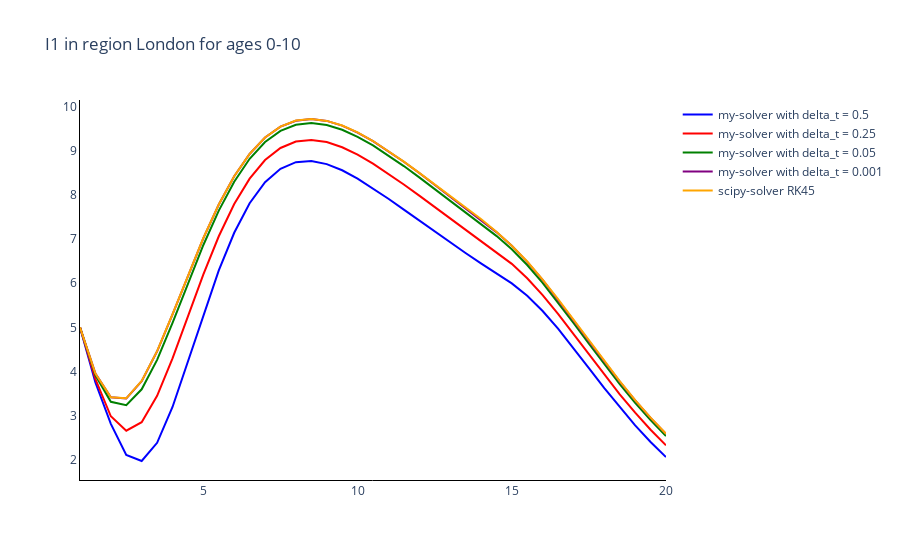

The cell this chart's notebook holds for it:
### Markdown cell above
### Plot the first infectious comparment for one region (London) and one age group (0-10)

### Code cell
# Trace names - represent the solver used for the simulation
trace_name = ['my-solver with delta_t = {}'.format(ts) for ts in time_steps]
trace_name.append('scipy-solver {}'.format(scipy_method))

# Compartment list - type and age
fig = go.Figure()

# Plot (line plot for each method of simulation)
for o, out in enumerate(outputs):
    fig.add_trace(
        go.Scatter(
            y=out[:, 3*len(age_groups)],
            x=parameters.regional_parameters.times,
            mode='lines',
            name=trace_name[o],
            line_color=colours[o]
        )
    )

# Add axis labels
fig.update_layout(
    boxmode='group',
    title='I1 in region {} for ages {}'. format(regions[0], age_groups[0]),
    plot_bgcolor='white',
    xaxis=dict(linecolor='black'),
    yaxis=dict(linecolor='black'),
    )

fig.write_image('images/Toy.pdf')
fig.show()

### Figure 1 — Plotly figure (JSON) as saved in the notebook; plotly's stock layout.template omitted (floating-point values rounded to 4 significant figures)
{"data": [{"line": {"color": "blue"}, "mode": "lines", "name": "my-solver with delta_t = 0.5", "type": "scatter", "x": [1, 1.5, 2, 2.5, 3, 3.5, 4, 4.5, 5, 5.5, 6, 6.5, 7, 7.5, 8, 8.5, 9, 9.5, 10, 10.5, 11, 11.5, 12, 12.5, 13, 13.5, 14, 14.5, 15, 15.5, 16, 16.5, 17, 17.5, 18, 18.5, 19, 19.5, 20], "y": [5, 3.75, 2.812, 2.109, 1.97, 2.383, 3.194, 4.219, 5.292, 6.292, 7.145, 7.813, 8.293, 8.595, 8.745, 8.771, 8.701, 8.561, 8.373, 8.154, 7.916, 7.669, 7.419, 7.17, 6.925, 6.685, 6.45, 6.22, 5.996, 5.717, 5.371, 4.969, 4.53, 4.075, 3.622, 3.186, 2.776, 2.399, 2.059]}, {"line": {"color": "red"}, "mode": "lines", "name": "my-solver with delta_t = 0.25", "type": "scatter", "x": [1, 1.5, 2, 2.5, 3, 3.5, 4, 4.5, 5, 5.5, 6, 6.5, 7, 7.5, 8, 8.5, 9, 9.5, 10, 10.5, 11, 11.5, 12, 12.5, 13, 13.5, 14, 14.5, 15, 15.5, 16, 16.5, 17, 17.5, 18, 18.5, 19, 19.5, 20], "y": [5, 3.828, 2.983, 2.656, 2.85, 3.447, 4.296, 5.252, 6.201, 7.065, 7.796, 8.372, 8.792, 9.066, 9.212, 9.25, 9.2, 9.083, 8.916, 8.712, 8.484, 8.239, 7.986, 7.729, 7.471, 7.214, 6.961, 6.712, 6.44, 6.113, 5.73, 5.304, 4.849, 4.385, 3.925, 3.482, 3.065, 2.678, 2.326]}, {"line": {"color": "green"}, "mode": "lines", "name": "my-solver with delta_t = 0.05", "type": "scatter", "x": [1, 1.5, 2, 2.5, 3, 3.5, 4, 4.5, 5, 5.5, 6, 6.5, 7, 7.5, 8, 8.5, 9, 9.5, 10, 10.5, 11, 11.5, 12, 12.5, 13, 13.5, 14, 14.5, 15, 15.5, 16, 16.5, 17, 17.5, 18, 18.5, 19, 19.5, 20], "y": [5, 3.914, 3.312, 3.234, 3.595, 4.263, 5.103, 6.0, 6.867, 7.646, 8.302, 8.822, 9.203, 9.455, 9.592, 9.63, 9.587, 9.479, 9.321, 9.124, 8.9, 8.657, 8.401, 8.139, 7.873, 7.607, 7.342, 7.074, 6.77, 6.414, 6.008, 5.565, 5.1, 4.628, 4.163, 3.714, 3.29, 2.896, 2.534]}, {"line": {"color": "purple"}, "mode": "lines", "name": "my-solver with delta_t = 0.001", "type": "scatter", "x": [1, 1.5, 2, 2.5, 3, 3.5, 4, 4.5, 5, 5.5, 6, 6.5, 7, 7.5, 8, 8.5, 9, 9.5, 10, 10.5, 11, 11.5, 12, 12.5, 13, 13.5, 14, 14.5, 15, 15.5, 16, 16.5, 17, 17.5, 18, 18.5, 19, 19.5, 20], "y": [5, 3.953, 3.413, 3.387, 3.779, 4.457, 5.292, 6.175, 7.024, 7.784, 8.425, 8.931, 9.304, 9.55, 9.685, 9.723, 9.68, 9.573, 9.416, 9.221, 8.997, 8.754, 8.498, 8.235, 7.967, 7.699, 7.432, 7.159, 6.848, 6.485, 6.074, 5.627, 5.16, 4.687, 4.22, 3.77, 3.345, 2.949, 2.585]}, {"line": {"color": "orange"}, "mode": "lines", "name": "scipy-solver RK45", "type": "scatter", "x": [1, 1.5, 2, 2.5, 3, 3.5, 4, 4.5, 5, 5.5, 6, 6.5, 7, 7.5, 8, 8.5, 9, 9.5, 10, 10.5, 11, 11.5, 12, 12.5, 13, 13.5, 14, 14.5, 15, 15.5, 16, 16.5, 17, 17.5, 18, 18.5, 19, 19.5, 20], "y": [5, 3.954, 3.415, 3.391, 3.783, 4.461, 5.297, 6.176, 7.026, 7.787, 8.425, 8.932, 9.304, 9.552, 9.687, 9.724, 9.681, 9.576, 9.421, 9.225, 9.0, 8.757, 8.502, 8.239, 7.977, 7.72, 7.455, 7.168, 6.851, 6.492, 6.082, 5.64, 5.177, 4.699, 4.229, 3.778, 3.351, 2.953, 2.587]}], "layout": {"boxmode": "group", "plot_bgcolor": "white", "title": {"text": "I1 in region London for ages 0-10"}, "xaxis": {"linecolor": "black"}, "yaxis": {"linecolor": "black"}}}
